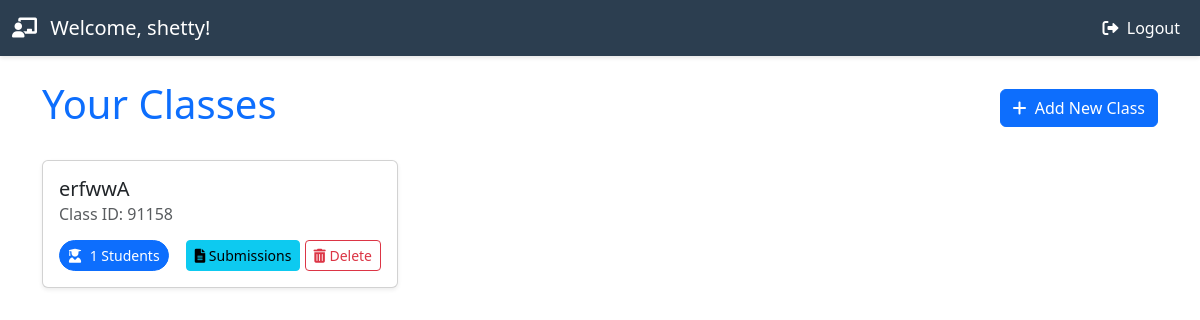
The page /teacher-dashboard/ (signed in) on the database its author committed.
### dsacounter/models.py (models this page shows, shortened)
class rooms(models.Model):
    roomid=models.CharField(max_length=20,primary_key=True)
    teacherid=models.ForeignKey(User, on_delete=models.CASCADE)
    roomname=models.CharField(max_length=20,default='class')
    students = models.ManyToManyField(User, through='studying', related_name='studying_rooms')
    description=models.TextField(max_length=100,blank=True,null=True)

### dsacounter/views.py (the view, shortened to what this page needs)
# urls.py: path('teacher-dashboard/',views.dashboard,name='dashboard'),
@staff_member_required
def dashboard(request):
    username = request.user
    obj = rooms.objects.filter(teacherid=username)  # Assuming `rooms` is your model
    def generate_unique_number():
        while True:
            random_number = random.randint(10000, 99999)
            if not obj.filter(roomid=random_number).exists():
                return random_number
    unique_number = generate_unique_number()
    form = room()
    return render(request, 'dsacounter/dashboard.html',{ 'obj': obj , 'unique_number': unique_number,'form':form })

### dsacounter/templates/dsacounter/dashboard.html (shortened to what this page needs)
{% load static %}
<!DOCTYPE html>
<html lang="en">
<head>
    <link href="{% static 'dashboard.css' %}" rel="stylesheet">
    <link href="https://cdn.jsdelivr.net/npm/bootstrap@5.3.3/dist/css/bootstrap.min.css" rel="stylesheet">
    <link href="https://cdnjs.cloudflare.com/ajax/libs/font-awesome/6.0.0-beta3/css/all.min.css" rel="stylesheet">
</head>
<body>
    <nav class="navbar navbar-expand-lg navbar-dark">
        <div class="container-fluid">
            <span class="navbar-brand">
                <i class="fas fa-chalkboard-teacher me-2"></i>
                Welcome, {{user.username}}!
            </span>
            <div class="collapse navbar-collapse" id="navbarNav">
                <ul class="navbar-nav ms-auto">
                    <li class="nav-item">
                        <a class="nav-link" href="{% url 'logout' %}">
                            <i class="fas fa-sign-out-alt me-1"></i> Logout
                        </a>
                    </li>
                </ul>
            </div>
        </div>
    </nav>
    <div class="container mt-4">
        <div class="d-flex justify-content-between align-items-center mb-4">
            <h1 class="text-primary">Your Classes</h1>
            <button class="btn btn-primary btn-add-class" data-bs-toggle="modal" data-bs-target="#addClassModal">
                <i class="fas fa-plus me-1"></i> Add New Class
            </button>
        </div>
        <div class="row" id="classContainer">
            {% for class in obj %}
            <div class="col-md-6 col-lg-4 mb-4">
                <div class="card h-100 shadow-sm">
                    <div class="card-body">
                        <h5 class="card-title">{{ class.roomname }}</h5>
                        <h6 class="card-subtitle mb-2 text-muted">Class ID: {{ class.roomid }}</h6>
                        <div class="d-flex justify-content-between align-items-center">
                            <button class="btn btn-sm btn-primary rounded-pill student-list-toggle" data-bs-toggle="modal" data-bs-target="#studentListModal-{{ class.roomid }}">
                                <i class="fas fa-user-graduate me-1"></i>
                                {{ class.students.count }} Students
                            </button>
                            <div>
                                <a href="{% url 'submissions' class.roomid %}" class="btn btn-sm btn-info">
                                    <i class="fas fa-file-alt"></i> Submissions
                                </a>
                                <button class="btn btn-sm btn-outline-danger" data-bs-toggle="modal" data-bs-target="#deleteClassModal-{{ class.roomid }}">
                                    <i class="fas fa-trash-alt"></i> Delete
                                </button>
                            </div>
                        </div>
                    </div>
                </div>
            </div>
            {% empty %}
            <div class="col-12">
                <p class="text-center">You haven't created any classes yet.</p>
            </div>
            {% endfor %}
        </div>
    </div>
</body>
</html>

### dsacounter/static/dashboard.css (style rules this page uses)
:root { --primary-color: #2c3e50; --secondary-color: #3498db; --accent-color: #e74c3c; --text-color: #34495e; --background-color: #ecf0f1; --card-bg: #ffffff; }
body { font-family: 'Roboto', sans-serif; background-color: var(--background-color); color: var(--text-color); transition: all 0.3s ease; }
.navbar { background-color: var(--primary-color); box-shadow: 0 2px 4px rgba(0,0,0,0.1); }
.nav-link { color: var(--card-bg) !important; transition: color 0.3s ease-in-out, transform 0.3s ease; }
.btn { transition: all 0.3s ease-in-out; border: none; }
.btn-primary { background-color: var(--secondary-color); }

### rows shown on the page
rooms: roomname "erfwwA", roomid "91158", students.count "1"

### other values the page prints
{{ user.username }} "shetty"
